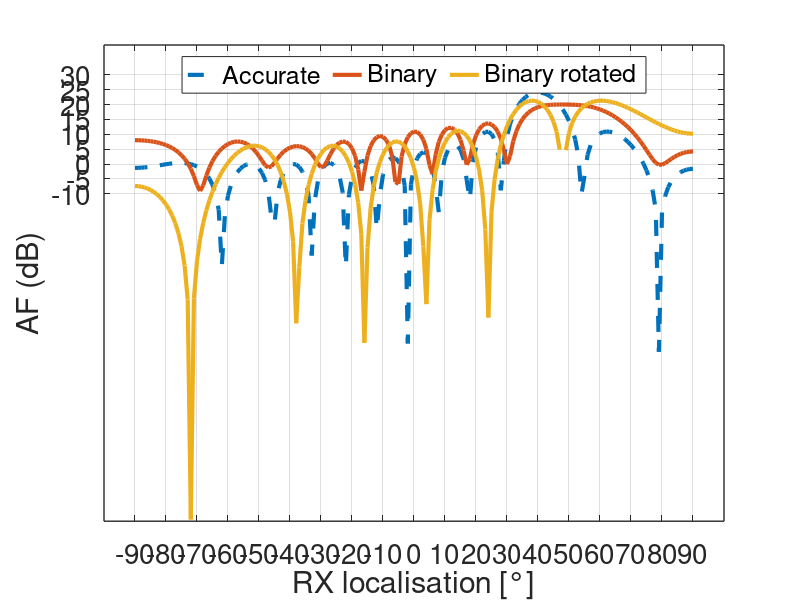
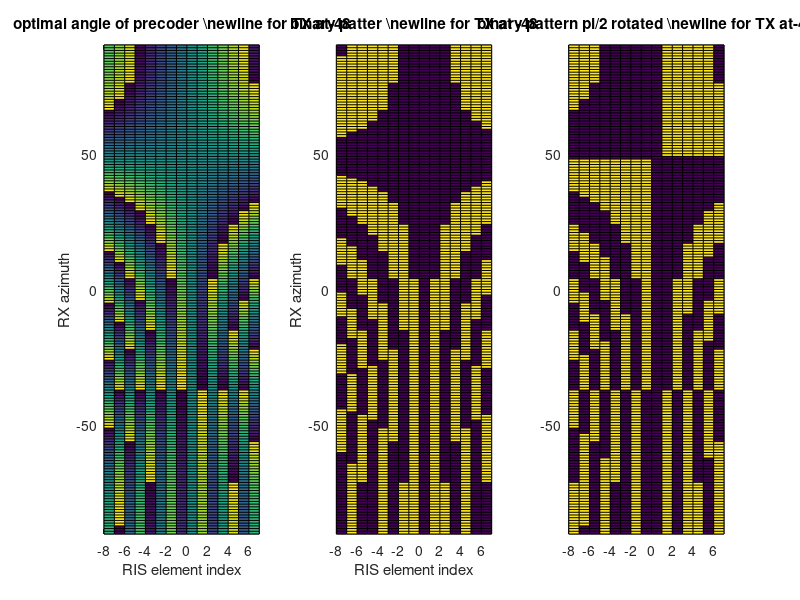

Write the MATLAB code that produced these figures, in order.
clear
close all
f_c = 5.53*10^9; % gdy odleglosc lambda/2- niezalezne od czestotliwosci
c = 299792458;
d = 0.02; %c/f_c/2; % odleglosc miedzy elementmi antenowymi c = lambda*f
L = 16;%liczba elementow antenowych

kat_TX = -48 % od 0 do 90; 0 =  na wprost RISa
kat_RX = 40 %od 0 do -90 najsensowniejsze; 0 =  na wprost RISa

kanal_do_od_RIS = exp(-1j*2*pi*f_c/c*d*([-8:7]*sind(kat_TX)+[-8:7]*sind(kat_RX)));[L-1:-1:0]
prekoder = conj(kanal_do_od_RIS);

katy_pomiarowe_RX = [-90:90];

AF = exp(-1j*2*pi*f_c/c*d*([-8:7]*sind(kat_TX)+sind(katy_pomiarowe_RX')*[-8:7]))*transpose(prekoder);

plot(katy_pomiarowe_RX,10*log10(abs(AF).^2),'--', "linewidth",3)
hold on

prekoder_bin = 2*(real(prekoder*exp(1j*0*pi/2))>0)-1;
AF = exp(-1j*2*pi*f_c/c*d*([-8:7]*sind(kat_TX)+sind(katy_pomiarowe_RX')*[-8:7]))*transpose(prekoder_bin);
plot(katy_pomiarowe_RX,10*log10(abs(AF).^2), "linewidth",3)
prekoder_bin = 2*(real(prekoder*exp(1j*1*pi/2))>0)-1;
AF = exp(-1j*2*pi*f_c/c*d*([-8:7]*sind(kat_TX)+sind(katy_pomiarowe_RX')*[-8:7]))*transpose(prekoder_bin);
plot(katy_pomiarowe_RX,10*log10(abs(AF).^2), "linewidth",3)
leg = legend ("Accurate", "Binary", "Binary rotated");
xticks(-90:10:90);
yticks(-10:5:30);
set(gca, "linewidth", 1, "fontsize", 20)
legend(leg, "location", "north","orientation", "horizontal")
xlabel('RX localisation [°]')
ylabel('AF (dB)')
% title(['AF for TX at ' num2str(kat_TX) ' and RIS pattern for TX angle = ' num2str(kat_TX) ' and RX angle = ' num2str(kat_RX)])
prekoder_bin = 2*(real(prekoder*exp(1j*2*pi/2))>0)-1;

grid
figure
set_RX = [-90:90];
prekoder_ideal = exp(1j*2*pi*f_c/c*d*([-8:7]*sind(kat_TX)+sind(set_RX')*[-8:7]));%
prekoder_binary = zeros(length(set_RX),L);
prekoder_binary(real(prekoder_ideal)<0) = 1;
subplot(1,3,1)
pcolor([-8:7],set_RX,angle(prekoder_ideal))
title(['optimal angle of precoder \newline for TX at' num2str(kat_TX)])
xlabel('RIS element index')
ylabel('RX azimuth')
subplot(1,3,2)
pcolor([-8:7],set_RX,prekoder_binary)
prekoder_binary2 = zeros(length(set_RX),L);
prekoder_binary2(real(prekoder_ideal*exp(1j*pi/2))<0) = 1; % jak zakladamy, ze do odbiornika dociera suma odbicia od
title(['binary patter \newline for TX at ' num2str(kat_TX)])
xlabel('RIS element index')
ylabel('RX azimuth')
% RIS i innych sciezek, to odbicie od RISa moze byc okrecone o jakis staly kat (tu 90 stopni),
% zeby byl w fazie tego bezposredniego.
subplot(1,3,3)
pcolor([-8:7],set_RX,prekoder_binary2)
title(['binary pattern pi/2 rotated \newline for TX at' num2str(kat_TX)])
AA = unique(prekoder_binary2,'rows'); % 67
A = unique(prekoder_binary,'rows');

AAA = unique([AA;A;~AA;~A],'rows'); %obroty o 90 stopnia

%zbior dla wszystkich odbiorczych i nadawczych
set_TX = [0:90];
set_RX = [-90:90];
B = [];
for i = 1:length(set_TX)
prekoder_ideal = exp(1j*2*pi*f_c/c*d*([-8:7]*sind(set_TX(i))+sind(set_RX')*[-8:7]));
prekoder_binary = real(prekoder_ideal)<0;
B = [B;prekoder_binary];
prekoder_binary = real(prekoder_ideal*exp(1j*pi/2))<0;
B = [B;prekoder_binary];
prekoder_binary = real(prekoder_ideal*exp(1j*pi))<0;
B = [B;prekoder_binary];
prekoder_binary = real(prekoder_ideal*exp(1j*3*pi/2))<0;
B = [B;prekoder_binary];
end
BB = unique(B,'rows');

rows_to_keep=ones(1,size(BB,1));
for i=1:size(BB,1)-1% probably not optimal removal
    for ii=i+1:size(BB,1)
        if rows_to_keep(i)==1 && sum(xor(BB(i,:),BB(ii,:)))<=2 % hamming distance to remove
            rows_to_keep(ii)=0;
        end
    end
end
CC=BB(logical(rows_to_keep),:);
c=0;





